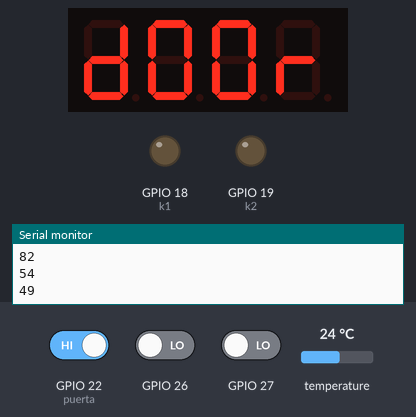
A program run on a simulated ESP32. On the bench: 4-digit seven-segment display, output pins drawn as LEDs (lit = HIGH), the last lines printed to the serial monitor. The inputs (shaded band) are chosen by the test bench; at power-on: GPIO 22 (puerta) HIGH, GPIO 26 LOW, GPIO 27 LOW, temperature 24 °C.

Above: at 1.2 s.
1.3 s: GPIO 22 (puerta) driven LOW
At 4.2 s:
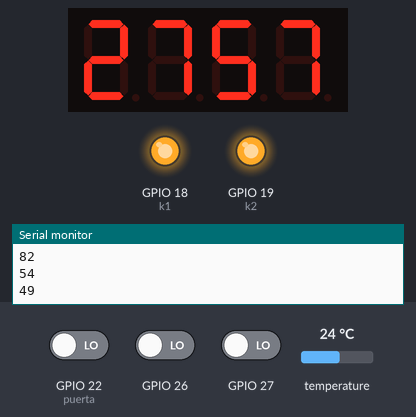
4.3 s: GPIO 22 (puerta) driven HIGH
At 5.3 s:
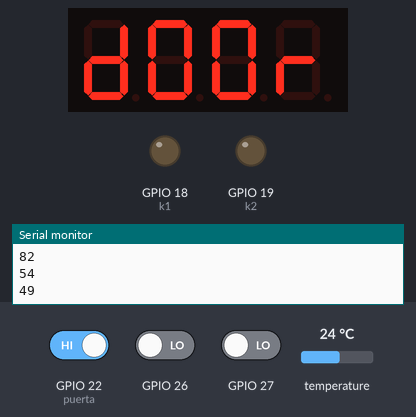
Timing chart, 0 to 7.3 s (numbered marks = the images above; inputs shaded):
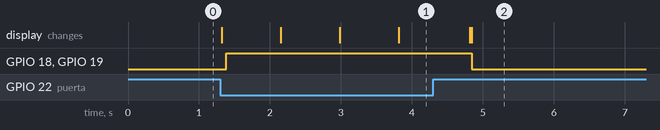

Measured:
- after the input at 1.3 s, GPIO 18 (k1), GPIO 19 (k2): LOW → HIGH after 0.09 s; the display: first changes at once (image 1 shows a later state)
- after the input at 4.3 s, GPIO 18 (k1), GPIO 19 (k2): HIGH → LOW after 0.55 s; the display: first differs from a run without the input after 0.55 s (image 2)

The program:

main.cpp
```cpp
#include <Arduino.h>
#include "Buttton.h"
#include <TM1637Display.h>
#include <OneWire.h>
#include <DallasTemperature.h>
//===================================
const int pinDatosDQ = 32;
OneWire oneWireObjeto(pinDatosDQ);

DallasTemperature sensorDS18B20(&oneWireObjeto);
//===================================
#define bt1 26
#define bt2 25
#define bt3 27
//===================================
#define puerta 22
#define k1 18
#define k2 19
//===================================
#define low_1 38
#define low_2 41
#define low_3 43
#define low_4 46
#define low_5 49 ///
#define low_6 52
#define low_7 54 ///
//===================================
#define med_1 54
#define med_2 57
#define med_3 60
#define med_4 63 ///
#define med_5 66
#define med_6 68 ///
#define med_7 71
//===================================
#define hig_1 71
#define hig_2 74
#define hig_3 77
#define hig_4 79
#define hig_5 82
#define hig_6 85
#define hig_7 88
//===================================
int temperatura_h = 0;
int temperatura_l = 0;
//==================================
#define DEBUG 1 // 1 para apagarlo 0 para encenderlo
//==================================
const uint8_t SEG_E1[] = {
    SEG_G,
    SEG_A | SEG_D | SEG_E | SEG_F | SEG_G, // E
    SEG_B | SEG_C,                         // 1
    SEG_G};
//===================================
const uint8_t SEG_DOOR[] = {
    SEG_B | SEG_C | SEG_D | SEG_E | SEG_G,         // d
    SEG_A | SEG_B | SEG_C | SEG_D | SEG_E | SEG_F, // O
    SEG_A | SEG_B | SEG_C | SEG_D | SEG_E | SEG_F, // O
    SEG_E | SEG_G                                  // R
};
//===================================
const uint8_t SEG_DONE[] = {
    SEG_B | SEG_C | SEG_D | SEG_E | SEG_G,         // d
    SEG_A | SEG_B | SEG_C | SEG_D | SEG_E | SEG_F, // O
    SEG_C | SEG_E | SEG_G,                         // n
    SEG_A | SEG_D | SEG_E | SEG_F | SEG_G          // E
};
//===================================
const uint8_t SEG_COOL[] = {
    SEG_D | SEG_E | SEG_G,         // c
    SEG_C | SEG_D | SEG_E | SEG_G, // o
    SEG_C | SEG_D | SEG_E | SEG_G, // o
    SEG_B | SEG_C                  // l
};
//===================================
int ahoras = 0;
int aminutos = 0;
int asegundos = 0;
int TIEMPO1 = 28;
int segundostotal = TIEMPO1 * 60;
int dato;
int datoAnterior;
unsigned long times = 0;
int dato2;
int datoAnterior2;
int i = 0;
bool aux = 0;
bool aux_2 = 0;
bool aux_3 = 0;
#define CLK 16
#define DIO 17
TM1637Display display(CLK, DIO);
Buttton buton(bt1);
Buttton buton2(bt2);
Buttton buton3(bt3);
void setup()
{
    pinMode(OUTPUT,pinDatosDQ);

  sensorDS18B20.begin();
  pinMode(INPUT, puerta);
  pinMode(OUTPUT, k1);
  pinMode(OUTPUT, k2);
  Serial.begin(9600);
  display.clear();
}
void loop()
{
  Serial.println(digitalRead(puerta));
  // EasyBuzzer.update();
  ahoras = ((segundostotal / 60) / 60);
  aminutos = (segundostotal / 60) % 60;
  asegundos = segundostotal % 60;
  display.setBrightness(0x0f);
  display.showNumberDec(aminutos, true, 2, 0); // Expect: __04
  display.showNumberDec(asegundos, true, 2, 2);
  // display.showNumberDec(sensorDS18B20.getTempCByIndex(0), true, 2, 2);
  if (buton.isPressed())
  {
    temperatura_h = hig_7;
    temperatura_l = hig_5;
    Serial.println(temperatura_h);
    Serial.println(temperatura_l);
    aux = 1;
  }
  /*if (buton2.isPressed())
  {
    temperatura_h = med_7;
    temperatura_l = med_5;
    Serial.println(temperatura_h);
    Serial.println(temperatura_l);
    aux = 0;
  }*/
  if (buton3.isPressed())
  {
    temperatura_h = low_7;
    temperatura_l = low_5;
    Serial.println(temperatura_h);
    Serial.println(temperatura_l);
    aux = 1;
  }
#if DEBUG
  while (digitalRead(puerta) == 1)
  {
    analogWrite(k1, 0); // pegado al capacitor
    analogWrite(k2, 0); // pegado al thermistor
    display.setBrightness(0x0f);
    display.setSegments(SEG_DOOR);
    // analogWrite(k1, 255); // pegado al capacitor
    // analogWrite(k2, 255); // pegado al thermistor}
    aux = 0;
  }
#endif

#if DEBUG
  while (segundostotal > 0 && aux == 1 && digitalRead(puerta) == 0)
#endif
#if DEBUG == 0
    while (segundostotal > 0 && aux == 1 && digitalRead(puerta) == 1)
#endif
    {
      Serial.println(sensorDS18B20.getTempCByIndex(0));
#if DEBUG
      while (sensorDS18B20.getTempCByIndex(0) < 0)
      {
        display.setBrightness(0x0f);
        display.setSegments(SEG_E1);
        analogWrite(k1, LOW); // pegado al capacitor
        analogWrite(k2, LOW); // pegado al thermistor
      }
#endif

#if DEBUG
      if (aux_2 == 0)
      {
        if (digitalRead(puerta) == 1)
        {
          analogWrite(k1, LOW); // pegado al capacitor
          analogWrite(k2, LOW); // pegado al thermistor
          display.setBrightness(0x0f);
          display.setSegments(SEG_DOOR);
          aux = 0;
        }

        else
        {
          if (sensorDS18B20.getTempCByIndex(0) >= temperatura_h && digitalRead(puerta) == 0)
          {
            analogWrite(k2, LOW); // pegado al thermistor
            analogWrite(k1, 255); // pegado al thermistor
            aux_2 = 1;
          }
        }
      }
#endif
      if (sensorDS18B20.getTempCByIndex(0) <= temperatura_l && digitalRead(puerta) == 0)
      {
        analogWrite(k1, 255); // pegado al capacitor
        analogWrite(k2, 255); // pegado al thermistor}
        aux_2 = 0;
      }
      if (buton.isPressed())
      {
        temperatura_h = hig_7;
        temperatura_l = hig_5;
        Serial.println(temperatura_h);
        Serial.println(temperatura_l);
      }
      /*if (buton2.isPressed())
      {
        temperatura_h = med_7;
        temperatura_l = med_5;
        Serial.println(temperatura_h);
        Serial.println(temperatura_l);
      }*/
      if (buton3.isPressed())
      {
        temperatura_h = low_7;
        temperatura_l = low_5;
        Serial.println(temperatura_h);
        Serial.println(temperatura_l);
      }
      //// MUSTRA TEMPORIZADOR
      times = millis() / 1000;
      dato2 = times;
      if (dato2 != datoAnterior2)
      {
        sensorDS18B20.requestTemperatures();
        segundostotal--;
      }
      datoAnterior2 = dato2;
      ahoras = ((segundostotal / 60) / 60);
      aminutos = (segundostotal / 60) % 60;
      asegundos = segundostotal % 60;
      display.setBrightness(0x0f);
      display.showNumberDec(aminutos, true, 2, 0); // Expect: __04
      display.showNumberDec(asegundos, true, 2, 2);

      /// FIN del CICLO
      if (segundostotal <= 0)
      {
        while (i <= 60)
        {
          analogWrite(k2, LOW); // pegado al thermistor
          display.setBrightness(0x0f);
          display.setSegments(SEG_COOL);
          times = millis() / 1000;
          dato2 = times;
          if (dato2 != datoAnterior2)
          {
            i++;
          }
          datoAnterior2 = dato2;
        }
        display.setBrightness(0x0f);
        display.setSegments(SEG_DONE);
        aux = 0;
        times = 0;
        dato2 = 0;
        datoAnterior2 = 0;
        aux = 0;
        aux_2 = 0;
        aux_3 = 0;
        i = 0;
        segundostotal = 0;
        analogWrite(k1, LOW); // pegado al capacitor
        analogWrite(k2, LOW); // pegado al thermistor
        delay(1000);
        ESP.restart();
      }
    }
}
```

Buttton.h
```cpp
#include <Arduino.h>


class Buttton
{

public:
    int _button;
    int state;
    unsigned long buttonDownMs;
    Buttton(int button)
    {
        _button = button;
        pinMode(_button, INPUT);
    }

    bool isPressed()
    {

        return (!digitalRead(_button));
    }

    int longpulse()
    {
        int prevState = state;
        state = digitalRead(_button);

        if (prevState == LOW && state == HIGH)
        {
            buttonDownMs = millis();
        }
        else if (prevState == HIGH && state == LOW)
        {
            if (millis() - buttonDownMs < 50)
            {

                // Serial.println("antirrebote");
            }
            else if (millis() - buttonDownMs < 250)
            {
                // Serial.println("click corto");
                return 1;
            }
            else
            {
                // Serial.println("click largo");
                return 2;
            }
        }
    }

private:

};
```
